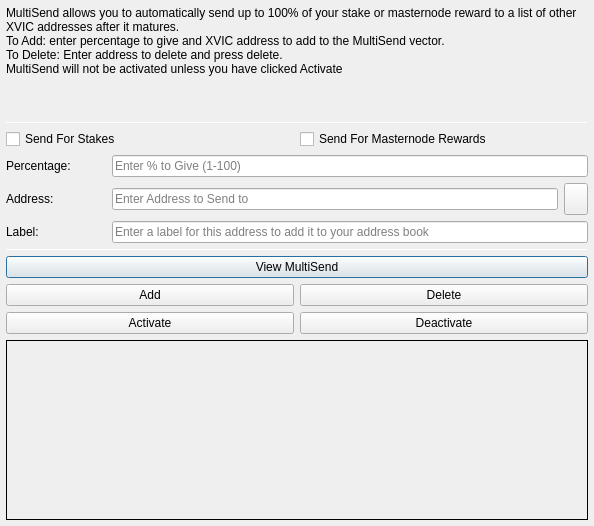
<?xml version="1.0" encoding="UTF-8"?>
<ui version="4.0">
 <class>MultiSendDialog</class>
 <widget class="QDialog" name="MultiSendDialog">
  <property name="windowModality">
   <enum>Qt::NonModal</enum>
  </property>
  <property name="geometry">
   <rect>
    <x>0</x>
    <y>0</y>
    <width>594</width>
    <height>526</height>
   </rect>
  </property>
  <property name="windowTitle">
   <string>MultiSend</string>
  </property>
  <layout class="QVBoxLayout" name="verticalLayout" stretch="0">
   <property name="leftMargin">
    <number>6</number>
   </property>
   <property name="topMargin">
    <number>6</number>
   </property>
   <property name="rightMargin">
    <number>6</number>
   </property>
   <property name="bottomMargin">
    <number>6</number>
   </property>
   <item>
    <layout class="QVBoxLayout" name="verticalLayout_Main" stretch="1,1,1,0,1,1,1">
     <item>
      <widget class="QLabel" name="label_2">
       <property name="lineWidth">
        <number>1</number>
       </property>
       <property name="text">
        <string>MultiSend allows you to automatically send up to 100% of your stake or masternode reward to a list of other XVIC addresses after it matures.
To Add: enter percentage to give and XVIC address to add to the MultiSend vector.
To Delete: Enter address to delete and press delete.
MultiSend will not be activated unless you have clicked Activate</string>
       </property>
       <property name="alignment">
        <set>Qt::AlignLeading|Qt::AlignLeft|Qt::AlignTop</set>
       </property>
       <property name="wordWrap">
        <bool>true</bool>
       </property>
      </widget>
     </item>
     <item>
      <widget class="Line" name="line">
       <property name="minimumSize">
        <size>
         <width>0</width>
         <height>1</height>
        </size>
       </property>
       <property name="maximumSize">
        <size>
         <width>16777215</width>
         <height>1</height>
        </size>
       </property>
       <property name="orientation">
        <enum>Qt::Horizontal</enum>
       </property>
      </widget>
     </item>
     <item>
      <layout class="QVBoxLayout" name="verticalLayout_Settings">
       <item>
        <layout class="QHBoxLayout" name="horizontalLayout">
         <item>
          <widget class="QCheckBox" name="multiSendStakeCheckBox">
           <property name="text">
            <string>Send For Stakes</string>
           </property>
          </widget>
         </item>
         <item>
          <widget class="QCheckBox" name="multiSendMasternodeCheckBox">
           <property name="text">
            <string>Send For Masternode Rewards</string>
           </property>
          </widget>
         </item>
        </layout>
       </item>
       <item>
        <layout class="QHBoxLayout" name="horizontalLayout_6">
         <item>
          <widget class="QLabel" name="label">
           <property name="minimumSize">
            <size>
             <width>100</width>
             <height>0</height>
            </size>
           </property>
           <property name="toolTip">
            <string>Percentage of stake to send</string>
           </property>
           <property name="text">
            <string>Percentage:</string>
           </property>
          </widget>
         </item>
         <item>
          <widget class="QLineEdit" name="multiSendPercentEdit">
           <property name="toolTip">
            <string>Enter whole numbers 1 - 100</string>
           </property>
           <property name="placeholderText">
            <string>Enter % to Give (1-100)</string>
           </property>
          </widget>
         </item>
        </layout>
       </item>
       <item>
        <layout class="QHBoxLayout" name="horizontalLayout_7">
         <item>
          <widget class="QLabel" name="label_5">
           <property name="minimumSize">
            <size>
             <width>100</width>
             <height>0</height>
            </size>
           </property>
           <property name="toolTip">
            <string>Address to send portion of stake to</string>
           </property>
           <property name="text">
            <string>Address:</string>
           </property>
          </widget>
         </item>
         <item>
          <widget class="QLineEdit" name="multiSendAddressEdit">
           <property name="toolTip">
            <string/>
           </property>
           <property name="placeholderText">
            <string>Enter Address to Send to</string>
           </property>
          </widget>
         </item>
         <item>
          <widget class="QToolButton" name="addressBookButton">
           <property name="maximumSize">
            <size>
             <width>16777215</width>
             <height>32</height>
            </size>
           </property>
           <property name="toolTip">
            <string>Choose an address from the address book</string>
           </property>
           <property name="text">
            <string/>
           </property>
           <property name="icon">
            <iconset resource="../xvic.qrc">
             <normaloff>:/icons/address-book</normaloff>:/icons/address-book</iconset>
           </property>
           <property name="shortcut">
            <string>Alt+A</string>
           </property>
          </widget>
         </item>
        </layout>
       </item>
      </layout>
     </item>
     <item>
      <layout class="QHBoxLayout" name="horizontalLayout_3">
       <item>
        <widget class="QLabel" name="label_3">
         <property name="minimumSize">
          <size>
           <width>100</width>
           <height>0</height>
          </size>
         </property>
         <property name="text">
          <string>Label:</string>
         </property>
        </widget>
       </item>
       <item>
        <widget class="QLineEdit" name="labelAddressLabelEdit">
         <property name="placeholderText">
          <string>Enter a label for this address to add it to your address book</string>
         </property>
        </widget>
       </item>
      </layout>
     </item>
     <item>
      <widget class="Line" name="line_2">
       <property name="minimumSize">
        <size>
         <width>0</width>
         <height>1</height>
        </size>
       </property>
       <property name="maximumSize">
        <size>
         <width>16777215</width>
         <height>1</height>
        </size>
       </property>
       <property name="orientation">
        <enum>Qt::Horizontal</enum>
       </property>
      </widget>
     </item>
     <item>
      <layout class="QVBoxLayout" name="verticalLayout_Buttons">
       <item>
        <layout class="QHBoxLayout" name="horizontalLayout_4">
         <item>
          <widget class="QPushButton" name="viewButton">
           <property name="toolTip">
            <string/>
           </property>
           <property name="statusTip">
            <string>View MultiSend Vector</string>
           </property>
           <property name="text">
            <string>View MultiSend</string>
           </property>
          </widget>
         </item>
        </layout>
       </item>
       <item>
        <layout class="QHBoxLayout" name="horizontalLayout_2">
         <item>
          <widget class="QPushButton" name="addButton">
           <property name="toolTip">
            <string/>
           </property>
           <property name="statusTip">
            <string>Add to MultiSend Vector</string>
           </property>
           <property name="text">
            <string>Add</string>
           </property>
          </widget>
         </item>
         <item>
          <widget class="QPushButton" name="deleteButton">
           <property name="toolTip">
            <string/>
           </property>
           <property name="statusTip">
            <string>Delete Address From MultiSend Vector</string>
           </property>
           <property name="text">
            <string>Delete</string>
           </property>
          </widget>
         </item>
        </layout>
       </item>
       <item>
        <layout class="QHBoxLayout" name="horizontalLayout_5">
         <item>
          <widget class="QPushButton" name="activateButton">
           <property name="statusTip">
            <string>Activate MultiSend</string>
           </property>
           <property name="text">
            <string>Activate</string>
           </property>
          </widget>
         </item>
         <item>
          <widget class="QPushButton" name="disableButton">
           <property name="statusTip">
            <string>Deactivate MultiSend</string>
           </property>
           <property name="text">
            <string>Deactivate</string>
           </property>
          </widget>
         </item>
        </layout>
       </item>
      </layout>
     </item>
     <item>
      <widget class="QLabel" name="message">
       <property name="minimumSize">
        <size>
         <width>0</width>
         <height>180</height>
        </size>
       </property>
       <property name="frameShape">
        <enum>QFrame::Panel</enum>
       </property>
       <property name="frameShadow">
        <enum>QFrame::Plain</enum>
       </property>
       <property name="lineWidth">
        <number>1</number>
       </property>
       <property name="midLineWidth">
        <number>1</number>
       </property>
       <property name="text">
        <string/>
       </property>
       <property name="alignment">
        <set>Qt::AlignLeading|Qt::AlignLeft|Qt::AlignTop</set>
       </property>
       <property name="wordWrap">
        <bool>true</bool>
       </property>
      </widget>
     </item>
    </layout>
   </item>
  </layout>
 </widget>
 <resources>
  <include location="../xvic.qrc"/>
 </resources>
 <connections/>
</ui>
